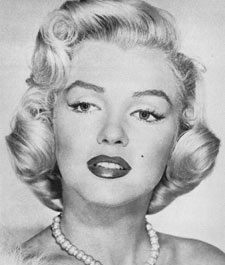
#> input picture 2. Image Pyramid/codes/Hybrid Images/1.bmp, 225 x 265 px
$ python -i pyramid_colorize.py   (imports and definitions only)
#> lines starting #> are read from the running program, lines starting #| are printed output that depends on the picture
#> further down, picture is the input picture: shape (265, 225); min 13, max 244, mean 177.2
#| img shape (265, 225)
#| height:  88
### 2. Image Pyramid/codes/Colorizing the Russian Empire/utils.py
import numpy as np


def shift_image(X, sx, sy, set_zero=True):
    X = np.roll(X, sy, axis=0)
    X = np.roll(X, sx, axis=1)
    if set_zero:
        if sy>0:
            X[:sy, :] = 0
        elif sy<0:
            X[sy:, :] = 0
        if sx>0:
            X[:, :sx] = 0
        elif sx<0:
            X[:, sx:] = 0
    return X

# filters
def zero_padding(img, size=(1,1)):
    if type(size) == type(1):
        oy = ox = size
    else:
        oy, ox = size
    m, n = img.shape
    img_pad = np.zeros((m+2*oy, n+2*ox))
    img_pad[oy:-oy, ox:-ox] = img
    return img_pad

def convolution_2D(img, filter, padding=True):
    if len(img.shape) != 2:
        raise Exception("Only support gray image right now !", img.shape)
    m, n = img.shape
    p, q = filter.shape

    ox = (q-1)//2
    oy = (p-1)//2
    if padding:
        img = zero_padding(img, size=(oy,ox))
        m, n = img.shape

    output_img = np.zeros((m, n))
    for cy in range(oy, m-oy):
        for cx in range(ox, n-ox):
            img_window = img[(cy-oy):(cy+oy)+1:, (cx-ox):(cx+ox)+1]
            output_img[cy, cx] = np.sum(img_window*filter)

    output_img = output_img[oy:-oy, ox:-ox]
    return output_img

def get_sobel_filter():
    sobel_x = np.array(
        [[1,0,-1],
         [2,0,-2],
         [1,0,-1]])
    sobel_y = sobel_x.T
    return sobel_x, sobel_y


def subsampling(img, size=(64,64)):
    if len(img.shape) != 2:
        raise Exception("Only support gray image right now !", img.shape)
    m, n = img.shape
    sy = m/size[0]
    sx = n/size[1]
    img_sub = np.zeros(size)
    for row in range(size[0]):
        for col in range(size[1]):
            r = min(row*sy, m-1)
            c = min(col*sx, n-1)
            img_sub[row][col] = img[int(r)][int(c)]
    return img_sub


def crop(image, margin=0.1):
    height, width = image.shape
    y1, y2 = int(margin * height), int((1 - margin) * height)
    x1, x2 = int(margin * width), int((1 - margin) * width)
    return image[y1:y2, x1:x2]

def devide_bgr(img):
    m,n = img.shape
#> m = 265; n = 225
    n_rows = int(m//3)
#> n_rows = 88

    img_b = img[:n_rows]
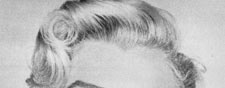
#> img_b: shape (88, 225); min 31, max 233, mean 186.1
    img_g = img[n_rows:n_rows*2]
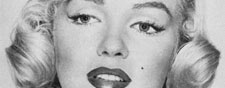
#> img_g: shape (88, 225); min 13, max 236, mean 172.2
    img_r = img[n_rows*2:n_rows*3]
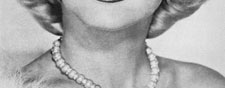
#> img_r: shape (88, 225); min 20, max 244, mean 173.2
    return img_b, img_g, img_r

# [9 lines left out: function align_bgr, not called in this run]


def get_similar(r, g, b, rad):
    bg_similar = similarity(b, g, rad)
    br_similar = similarity(b, r, rad)
    return (bg_similar, br_similar)

def similarity(img_b, img, rad):
    mat = np.zeros((rad*2, rad*2))
    for i in range(-rad, rad):
        for j in range(-rad, rad):
                img_new = np.roll(img, i, axis=0)
                img_new = np.roll(img_new, j, axis=1)
                ssd_val = ssd(img_b, img_new)
                mat[i+rad, j+rad] = ssd_val

    lowest = mat.argmin()
    row_shift = (lowest // (rad*2)) - rad ##check this part **
    col_shift = (lowest % (rad*2)) - rad ##check this part **
    return (row_shift, col_shift)

def ssd(img_1, img_2):
    ssd = np.sum((img_1 - img_2) **2)
    return ssd

### 2. Image Pyramid/codes/Colorizing the Russian Empire/pyramid_colorize.py
import numpy as np
import cv2
import matplotlib.pyplot as plt

from utils import *

def pyramid_colorize(img, show=True):
    # compute the height of each channel of image (1/3 of total height)
    height = int(np.floor(img.shape[0] / 3.0))
    if show:
        print("img shape", img.shape)
        print('height: ', height)
    b, g, r = devide_bgr(img)

    b = crop(b)
    g = crop(g)
    r = crop(r)

    original_b, original_r, original_g = b, r, g

    # Applying sobel filter
    if show:
        print("Applying sobel filter...")
    sobel_x, sobel_y = get_sobel_filter()
    b = convolution_2D(b, sobel_x)
    b = convolution_2D(b, sobel_y)
    g = convolution_2D(g, sobel_x)
#> call 3 of zero_padding, with size = (1, 1)
#> in zero_padding (call 3), `img_pad[oy:-oy, ox:-ox] = img`:
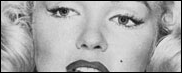
#> img_pad: shape (73, 182) float64; min 0, max 236, mean 167.3
    g = convolution_2D(g, sobel_y)
#> call 4 of convolution_2D, with filter = array of shape (3, 3), padding = True
#> after the loop in convolution_2D (call 4), `for cy in range(oy, m-oy):`:
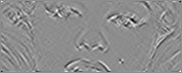
#> output_img: shape (73, 182) float64; min -1923, max 1545, mean 0; drawn with min black and max white
    r = convolution_2D(r, sobel_x)
#> in zero_padding (call 5), `img_pad[oy:-oy, ox:-ox] = img`:
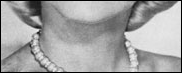
#> img_pad: shape (73, 182) float64; min 0, max 244, mean 162
    r = convolution_2D(r, sobel_y)
#> in convolution_2D (call 6), `output_img = output_img[oy:-oy, ox:-ox]`:
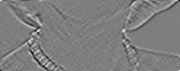
#> output_img: shape (71, 180) float64; min -1771, max 1791, mean 0; drawn with min black and max white
    if show:
        print("finish sobel")

    # pyramid implementation
    factor_f = 2
    factor_w = 2
    f = 16
    window_size = int((height // f) // 5)
#> window_size = 1
    total_row_shift_g, total_col_shift_g, total_row_shift_r, total_col_shift_r = 0, 0, 0, 0
    m, n = b.shape
#> m = 71; n = 180
    while (f>=1):
        #downscale first
        if show:
            print("Scaling Factor: (1/%d), Window size: (%d)"%(f, window_size))
        b_sub = subsampling(b, size=(int(m/f), int(n/f)))
        r_sub = subsampling(r, size=(int(m/f), int(n/f)))
        g_sub = subsampling(g, size=(int(m/f), int(n/f)))

        #compute similarity
        similar_result = get_similar(r_sub, g_sub, b_sub, window_size)
        row_shift_g, col_shift_g = similar_result[0] #x, y shift for g
        row_shift_r, col_shift_r = similar_result[1] #x, y shift for r

        #rolling
        total_row_shift_g += (row_shift_g * f)
        total_col_shift_g += (col_shift_g * f)
        total_row_shift_r += (row_shift_r * f)
        total_col_shift_r += (col_shift_r * f)

        g = shift_image(g, col_shift_g * f, row_shift_g * f)
        r = shift_image(r, col_shift_r * f, row_shift_r * f)

        #updating factors
        f = f // factor_f
        window_size = window_size // factor_w
#> this loop made 2 passes
#> (row_shift_g, col_shift_g, row_shift_r, col_shift_r) on pass 1: (0, 0, 0, 0)
#> after the loop, f = 8; total_col_shift_g = 0; total_col_shift_r = 0; total_row_shift_g = 0; total_row_shift_r = 0; window_size = 0

    # create a color image
    if show:
        print('Green Align Vector: (%d, %d)'%(total_row_shift_g,  total_col_shift_g))
        print('Red Align Vector:   (%d, %d)'%(total_row_shift_r,  total_col_shift_r))
    original_g = shift_image(original_g, total_col_shift_g, total_row_shift_g)
    original_r = shift_image(original_r, total_col_shift_r, total_row_shift_r)

    img_out = np.dstack([original_r, original_g, original_b])

    # display the image
    if show:
        plt.figure(figsize=(20,20))
        plt.imshow(img_out)
        plt.show()

    return img_out

>>> import cv2
>>> picture = cv2.imread('../Hybrid Images/1.bmp', cv2.IMREAD_GRAYSCALE)
#> (the run stopped early here; a loop or call above may not have finished)

$ run again, on 2. Image Pyramid/codes/Hybrid Images/cat.bmp
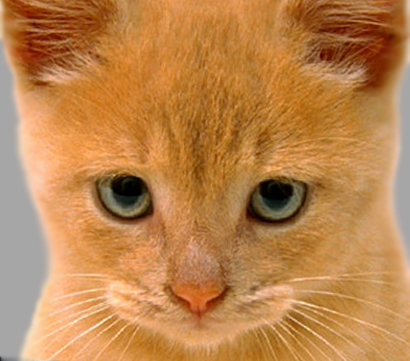
#> input picture 2. Image Pyramid/codes/Hybrid Images/cat.bmp, 410 x 361 px
#| img shape (361, 410)
#| height:  120
#> in zero_padding (call 5), `img_pad[oy:-oy, ox:-ox] = img`:
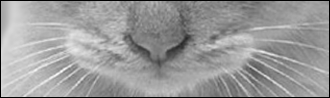
#> img_pad: shape (98, 330) float64; min 0, max 252, mean 153.8
#> in convolution_2D (call 6), `output_img = output_img[oy:-oy, ox:-ox]`:
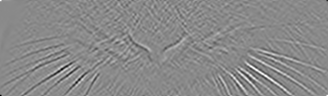
#> output_img: shape (96, 328) float64; min -1621, max 1384, mean 0; drawn with min black and max white
#> the loop in pyramid_colorize, `while (f>=1):` made 2 passes
#> (row_shift_g, col_shift_g, row_shift_r, col_shift_r) on pass 1: (0, 0, 0, 0)
#> after the loop in pyramid_colorize, `while (f>=1):`: f = 8; total_col_shift_g = 0

$ run again, on 2. Image Pyramid/codes/Hybrid Images/dog.bmp
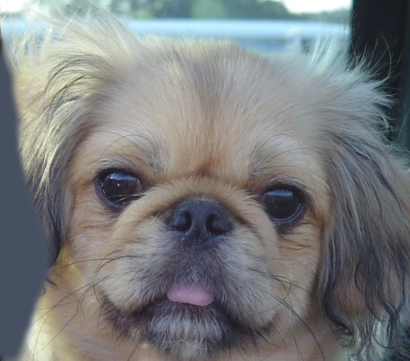
#> input picture 2. Image Pyramid/codes/Hybrid Images/dog.bmp, 410 x 361 px
#| img shape (361, 410)
#| height:  120
#> in convolution_2D (call 6), `output_img = output_img[oy:-oy, ox:-ox]`:
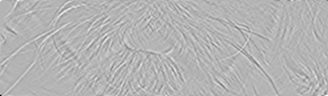
#> output_img: shape (96, 328) float64; min -1786, max 738, mean -0.1; drawn with min black and max white
#> the loop in pyramid_colorize, `while (f>=1):` made 2 passes
#> (row_shift_g, col_shift_g, row_shift_r, col_shift_r) on pass 1: (0, 0, 0, 0)
#> after the loop in pyramid_colorize, `while (f>=1):`: f = 8; total_col_shift_g = 0
